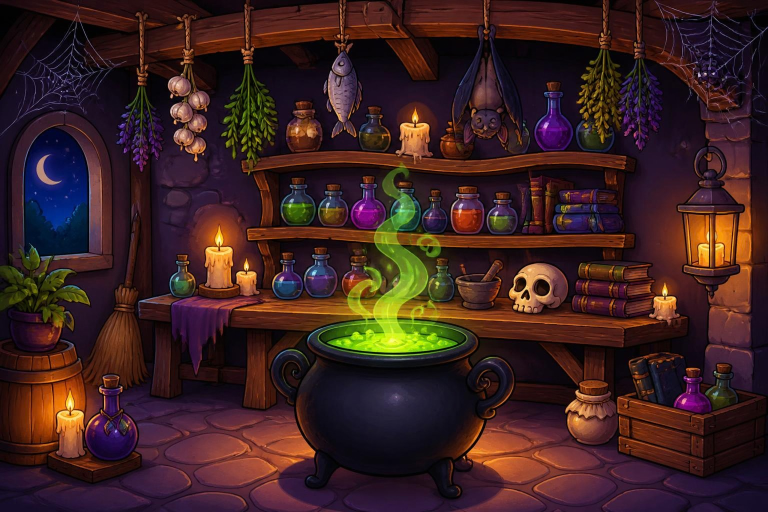
#> input picture game-art-source/room.png, 1536 x 1024 px, found by its file name (shown at 1/2 size)
$ python build-boil-steam.py
#> lines starting #> are read from the running program, lines starting #| are printed output that depends on the picture; after the words box and inside, x2 and y2 are one past the last pixel; in counts of white or black regions, pixels touching at a corner belong together
#!/usr/bin/env python3
"""Boil-over art for Brew the Potion (approved by Lena 2026-10-07; replaced the
foam she rejected as "construction foam"):

  steam-wisp-{1..4}.webp  translucent lime ribbons with a brighter rim and a curl,
                          painted to match the room's own green steam
  cauldron-spill.webp     green light running down the pot in see-through
                          streaks, cut to the cauldron's own shape (SPILL_BOX)

Writes to public/game-art/potion/. Run from the repository root:
  python3 scripts/build-boil-steam.py
Needs Pillow and numpy only."""
import math, os, random, sys
import numpy as np
from PIL import Image, ImageDraw, ImageFilter

ROOT = sys.argv[1] if len(sys.argv) > 1 else "."
OUT = os.path.join(ROOT, "public", "game-art", "potion")
S = 2
W, H = 220, 520   # sprite size in room pixels

def wisp(seed):
    rnd = random.Random(seed)
    w, h = W * S, H * S
    yy, xx = np.mgrid[0:h, 0:w] / S
    a1, a2 = rnd.uniform(40, 62), rnd.uniform(8, 16)
    f1, f2 = rnd.uniform(1.4, 1.9), rnd.uniform(2.6, 3.4)
    ph = rnd.uniform(0, 6.28)
    # centre line from bottom (t=0) to top (t=1)
    t = 1 - yy / H
    cx = W / 2 + a1 * np.sin(t * math.pi * f1 + ph) + a2 * np.sin(t * math.pi * f2 + ph * 2)
    width = (34 - 22 * t) * (0.6 + 0.4 * np.sin(np.clip(t, 0, 1) * math.pi) ** 0.5) * rnd.uniform(0.85, 1.2)
    d = np.abs(xx - cx) / np.maximum(width, 1)
    body = np.clip(1 - d, 0, 1)
    # the curl at the top: a ring segment
    ccx, ccy, cr = cx[int(0.1 * h), 0], H * 0.1, rnd.uniform(18, 28)
    side = rnd.choice([-1, 1])
    ang = np.arctan2(yy - ccy, (xx - (ccx + side * cr)) * side)
    rr = np.hypot(xx - (ccx + side * cr), yy - ccy)
    ring = np.clip(1 - np.abs(rr - cr) / 8, 0, 1) * (ang < 1.2) * (yy < ccy + 4)
    body = np.where(t > 0.88, np.maximum(body * np.clip((0.97 - t) / 0.09, 0, 1), ring), body)
    # translucent inside, brighter rim (like the painted steam), soft fade at both ends
    rim = np.clip(1 - np.abs(d - 0.82) / 0.18, 0, 1) * (d < 1)
    fade = np.clip(t / 0.25, 0, 1) * np.clip((1.02 - t) / 0.15, 0, 1)
    alpha = (0.5 * body ** 0.5 + 0.5 * rim) * fade
    alpha = np.clip(alpha, 0, 0.85)
    col = np.zeros((h, w, 3))
    inner = np.array([140, 225, 30.]); edge = np.array([220, 255, 120.])
    k = rim[..., None]
    col = inner * (1 - k) + edge * k
    img = np.dstack([col, alpha * 255]).astype("uint8")
    im = Image.fromarray(img, "RGBA").filter(ImageFilter.GaussianBlur(1.2 * S))
    return im.resize((W, H), Image.LANCZOS)

def spill():
    """Green light over the rim and down the pot, only where the pot is."""
    room = np.asarray(Image.open(os.path.join(ROOT, "game-art-source", "room.png")).convert("RGB")).astype(float)
    X0, Y0, X1, Y1 = SPILL_BOX
    lum = room[Y0:Y1, X0:X1].sum(2)
    shape = Image.new("L", (X1 - X0, Y1 - Y0), 0)
    d = ImageDraw.Draw(shape)
    d.ellipse([787 - 178 - X0, 800 - 130 - Y0, 787 + 178 - X0, 800 + 128 - Y0], fill=255)  # belly
    d.ellipse([787 - 176 - X0, 680 - 42 - Y0, 787 + 176 - X0, 680 + 46 - Y0], fill=255)  # rim
    m = (np.asarray(shape) / 255.0) * (lum < 230)  # the dark iron only, not the wood behind
    m = np.asarray(
        Image.fromarray((m * 255).astype("uint8")).filter(ImageFilter.MedianFilter(5)).filter(ImageFilter.GaussianBlur(1.5))
    ) / 255.0
    yy, xx = np.mgrid[0 : Y1 - Y0, 0 : X1 - X0]
    fade = np.clip(1 - (yy - 40) / 250, 0, 1) ** 1.4
    rng = np.random.default_rng(3)
    streak = np.full(m.shape, 0.35)
    for x in np.linspace(40, 370, 11) + rng.uniform(-12, 12, 11):
        w, length = rng.uniform(7, 13), rng.uniform(110, 250)
        streak += np.exp(-(((xx - x) / w) ** 2)) * np.clip(1 - (yy - 50) / length, 0, 1) * 0.9
    a = np.clip(m * fade * streak * 0.8, 0, 0.8)
    col = np.zeros(a.shape + (3,))
    col[...] = [175, 255, 60]
    im = Image.fromarray(np.dstack([col, a * 255]).astype("uint8"), "RGBA").filter(ImageFilter.GaussianBlur(1.2))
    im.save(os.path.join(OUT, "cauldron-spill.webp"), quality=90, method=6)


SPILL_BOX = (590, 640, 1000, 960)  # room pixels; BrewPotionGame.tsx SPILL_BOX must match

os.makedirs(OUT, exist_ok=True)
for i in range(1, 5):
    wisp(i * 17).save(os.path.join(OUT, f"steam-wisp-{i}.webp"), quality=90, method=6)
#> this loop made 4 passes
#> pass 1, in wisp, `im = Image.fromarray(img, "RGBA").filter(ImageFilter.GaussianBlur(1.2 ..`:
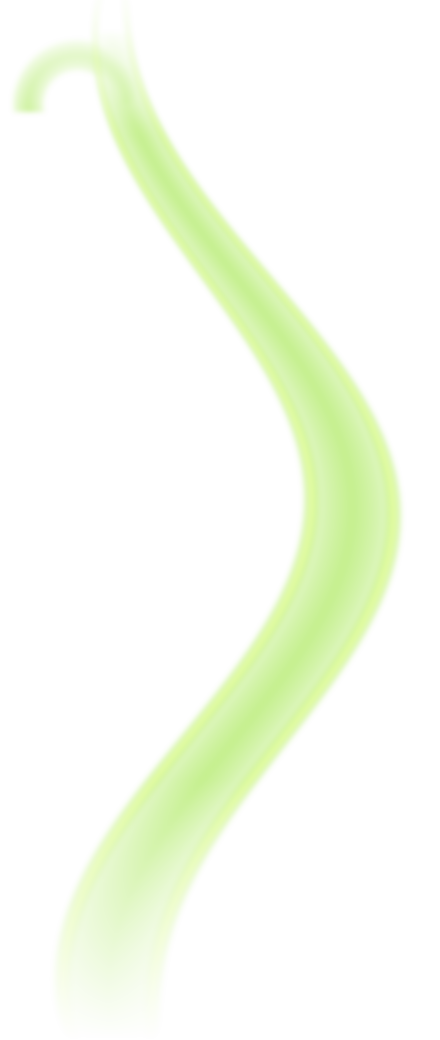
#> im: PIL image 440x1040 RGBA; mean R, G, B, A 142.9, 226.1, 33.3, 18.6; transparent parts drawn white
spill()
#> in spill, `lum = room[Y0:Y1, X0:X1].sum(2)`:
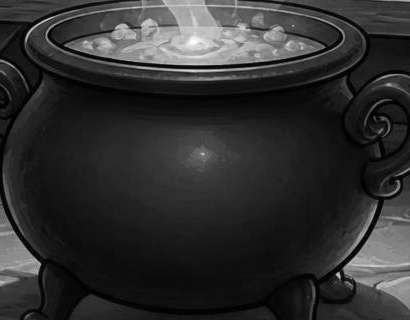
#> lum: shape (320, 410) float64; min 0, max 642, mean 119.3; drawn with min black and max white
#> in spill, `shape = Image.new("L", (X1 - X0, Y1 - Y0), 0)`: shape: PIL image 410x320 L; every value is 0
#> in spill, `m = (np.asarray(shape) / 255.0) * (lum < 230)`:
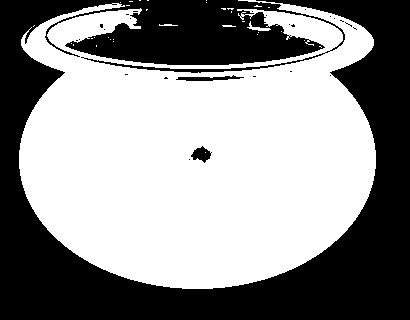
#> m: shape (320, 410) float64; values 0 (black) and 1 (white), 56.6% white; 26 black regions (23 under 20 px), largest, box (x1, y1, x2, y2) and area: (0, 0, 410, 320) 56423, (176, 75, 244, 81) 214, (191, 146, 212, 163) 199
#> in spill, `m = np.asarray( Image.fromarray((m * 255).astype("uint8")).filter(Imag..`:
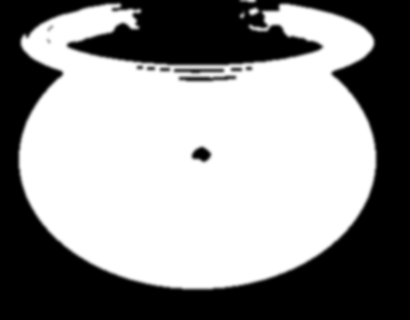
#> m: shape (320, 410) float64; min 0, max 1, mean 0.57
#> after the loop in spill, `for x in np.linspace(40, 370, 11) + rng.uniform(-12, 12, 11):`:
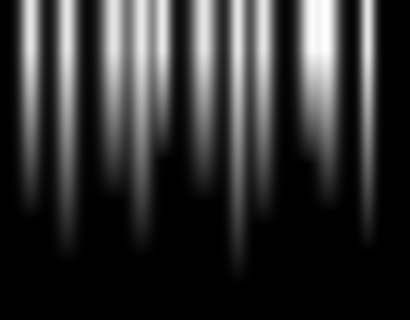
#> streak: shape (320, 410) float64; min 0.35, max 1.36, mean 0.541; drawn with min black and max white
#> in spill, `a = np.clip(m * fade * streak * 0.8, 0, 0.8)`:
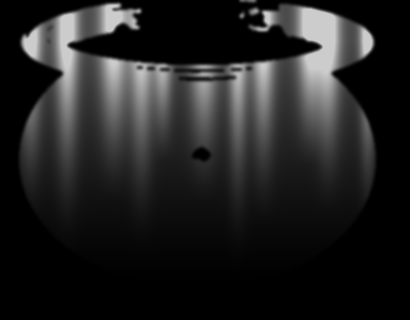
#> a: shape (320, 410) float64; min 0, max 0.8, mean 0.135
#> in spill, `im = Image.fromarray(np.dstack([col, a * 255]).astype("uint8"), "RGBA"..`:
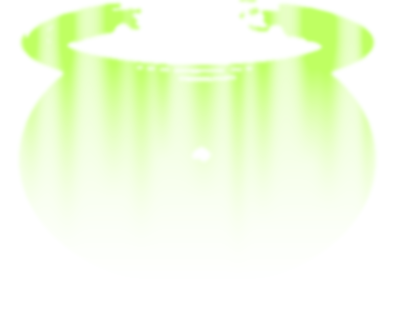
#> im: PIL image 410x320 RGBA; mean R, G, B, A 175, 255, 60, 34; transparent parts drawn white
print("4 wisps and the spill written")

$ run again, with game-art-source/_castle-mockup-wheel.png copied over game-art-source/room.png
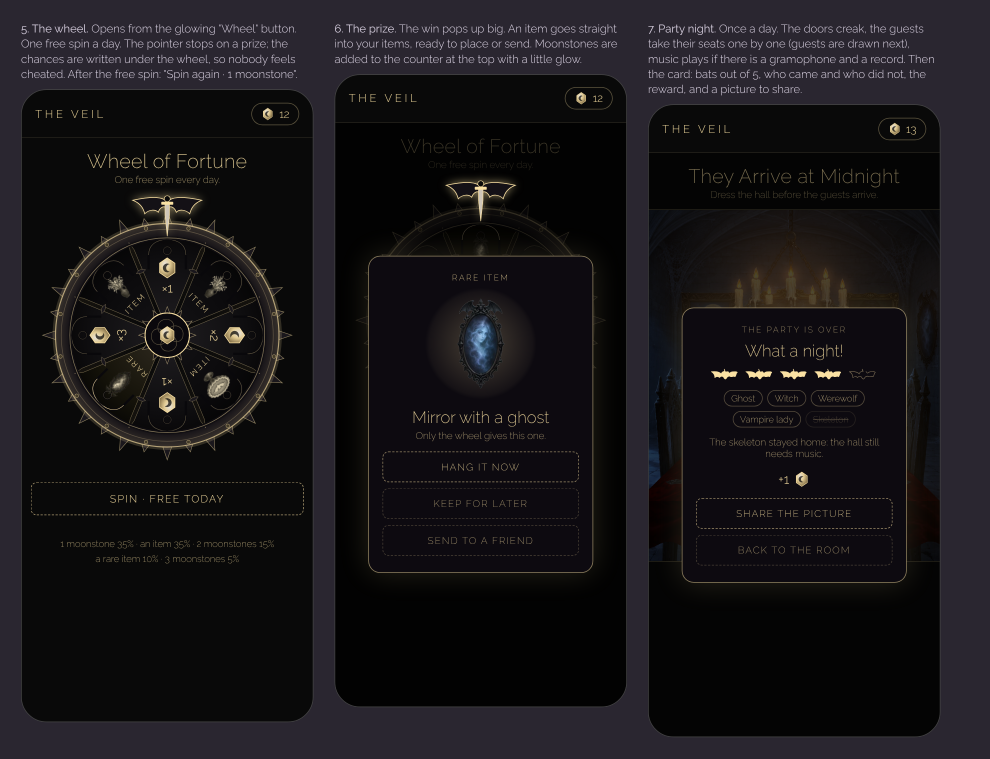
#> input picture game-art-source/_castle-mockup-wheel.png, 1980 x 1517 px, found by its file name (shown at 1/2 size)
#> shape: PIL image 410x320 L; every value is 0
#> in spill, `m = (np.asarray(shape) / 255.0) * (lum < 230)`:
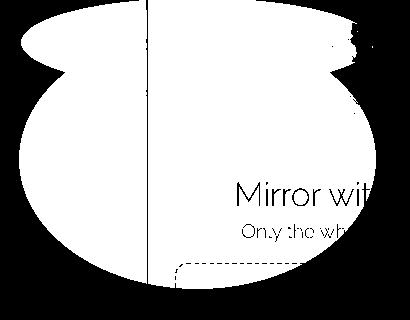
#> m: shape (320, 410) float64; values 0 (black) and 1 (white), 64.8% white; 57 black regions (47 under 20 px), largest, box (x1, y1, x2, y2) and area: (0, 0, 410, 320) 45398, (237, 182, 260, 206) 131, (329, 189, 354, 206) 97
#> in spill, `im = Image.fromarray(np.dstack([col, a * 255]).astype("uint8"), "RGBA"..`:
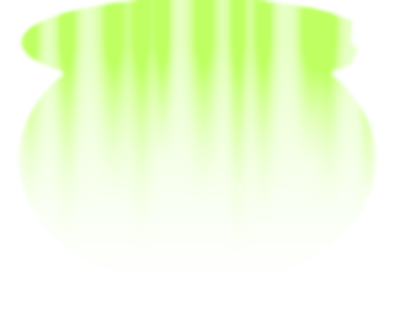
#> im: PIL image 410x320 RGBA; mean R, G, B, A 175, 255, 60, 47.8; transparent parts drawn white

$ run again, with game-art-source/_castle-phone-contact.png copied over game-art-source/room.png
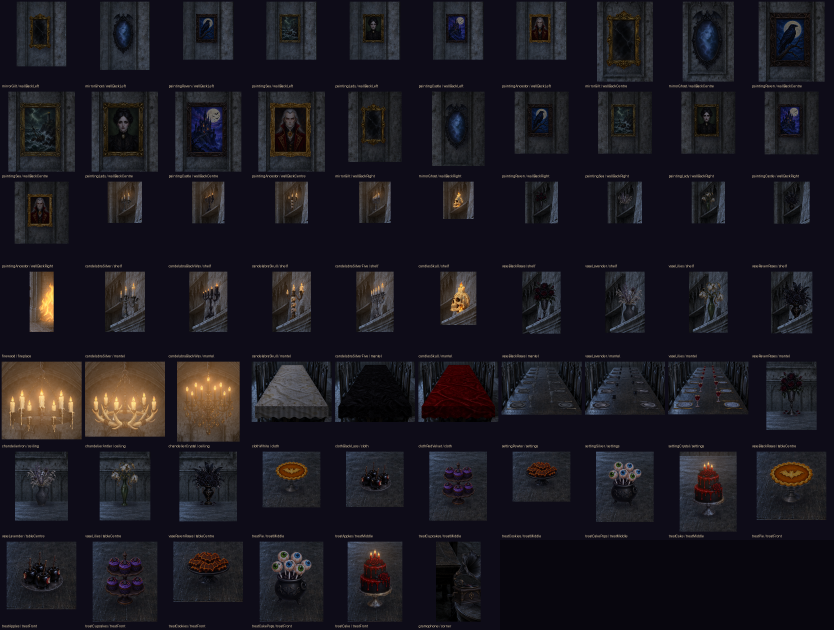
#> input picture game-art-source/_castle-phone-contact.png, 2500 x 1890 px, found by its file name (shown at 1/3 size)
#> shape: PIL image 410x320 L; every value is 0
#> in spill, `im = Image.fromarray(np.dstack([col, a * 255]).astype("uint8"), "RGBA"..`:
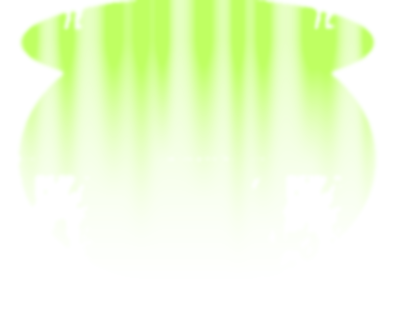
#> im: PIL image 410x320 RGBA; mean R, G, B, A 175, 255, 60, 47.1; transparent parts drawn white
